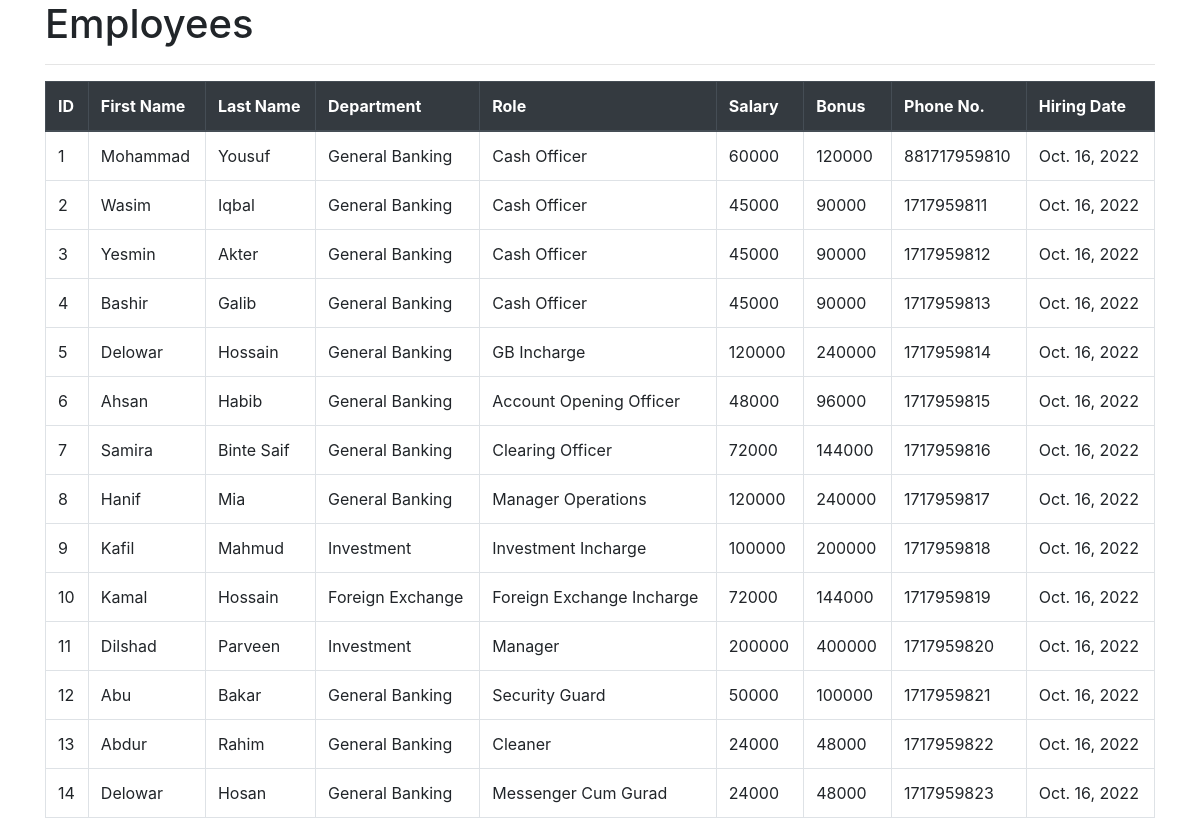
Screenshot of /employee with the database file from the repository.
### app_EMS/models.py (models this page shows, shortened)
class Employee(models.Model):
    first_name = models.CharField(max_length=100, null=False)
    last_name = models.CharField(max_length=100)
    dept = models.ForeignKey(Department, on_delete=models.CASCADE)
    salary = models.IntegerField(default=0)
    bonus = models.IntegerField(default=0)
    role = models.ForeignKey(Role, on_delete=models.CASCADE)
    phone = models.IntegerField(default=0)
    hire_date = models.DateField()

class Department(models.Model):
    name = models.CharField(max_length=122, null=False)
    location = models.CharField(max_length=100)
    def __str__(self):
        return self.name

class Role(models.Model):
    name = models.CharField(max_length=100, null=False)
    def __str__(self):
        return self.name

### app_EMS/views.py (the view)
# urls.py: path("employee", views.employee, name="employee"),
def employee(request):
    emps = Employee.objects.all()
    context = {"emps": emps}
    return render(request, "employee.html", context)

### templates/employee.html (shortened to what this page needs)
<!doctype html>
<html lang="en">
<head>
    <link rel="stylesheet" href="https://cdn.jsdelivr.net/npm/bootstrap@4.4.1/dist/css/bootstrap.min.css"
>
</head>
<body>
    <div class="container">
        <h1>Employees</h1>
        <hr>
        <table class="table table-bordered">
            <thead class="thead-dark">
                <tr>
                    <th scope="col">ID</th>
                    <th scope="col">First Name</th>
                    <th scope="col">Last Name</th>
                    <th scope="col">Department</th>
                    <th scope="col">Role</th>
                    <th scope="col">Salary</th>
                    <th scope="col">Bonus</th>
                    <th scope="col">Phone No.</th>
                    <th scope="col">Hiring Date</th>
                </tr>
            </thead>
            <tbody>
                {% for emp in emps%}
                <tr>
                    <td>{{emp.id}}</td>
                    <td>{{emp.first_name}}</td>
                    <td>{{emp.last_name}}</td>
                    <td>{{emp.dept}}</td>
                    <td>{{emp.role}}</td>
                    <td>{{emp.salary}}</td>
                    <td>{{emp.bonus}}</td>
                    <td>{{emp.phone}}</td>
                    <td>{{emp.hire_date}}</td>
                </tr>
                {% endfor %}
            </tbody>
        </table>
    </div>
</body>
</html>

### rows the page displays
Employee: id "1", first_name "Mohammad", last_name "Yousuf", dept "General Banking", role "Cash Officer", salary "60000", bonus "120000", phone "881717959810", hire_date "Oct. 16, 2022"
Employee: id "2", first_name "Wasim", last_name "Iqbal", dept "General Banking", role "Cash Officer", salary "45000", bonus "90000", phone "1717959811", hire_date "Oct. 16, 2022"
Employee: id "3", first_name "Yesmin", last_name "Akter", dept "General Banking", role "Cash Officer", salary "45000", bonus "90000", phone "1717959812", hire_date "Oct. 16, 2022"
Employee: id "4", first_name "Bashir", last_name "Galib", dept "General Banking", role "Cash Officer", salary "45000", bonus "90000", phone "1717959813", hire_date "Oct. 16, 2022"
Employee: id "5", first_name "Delowar", last_name "Hossain", dept "General Banking", role "GB Incharge", salary "120000", bonus "240000", phone "1717959814", hire_date "Oct. 16, 2022"
Employee: id "6", first_name "Ahsan", last_name "Habib", dept "General Banking", role "Account Opening Officer", salary "48000", bonus "96000", phone "1717959815", hire_date "Oct. 16, 2022"
Employee: id "7", first_name "Samira", last_name "Binte Saif", dept "General Banking", role "Clearing Officer", salary "72000", bonus "144000", phone "1717959816", hire_date "Oct. 16, 2022"
Employee: id "8", first_name "Hanif", last_name "Mia", dept "General Banking", role "Manager Operations", salary "120000", bonus "240000", phone "1717959817", hire_date "Oct. 16, 2022"
Employee: id "9", first_name "Kafil", last_name "Mahmud", dept "Investment", role "Investment Incharge", salary "100000", bonus "200000", phone "1717959818", hire_date "Oct. 16, 2022"
Employee: id "10", first_name "Kamal", last_name "Hossain", dept "Foreign Exchange", role "Foreign Exchange Incharge", salary "72000", bonus "144000", phone "1717959819", hire_date "Oct. 16, 2022"
Employee: id "11", first_name "Dilshad", last_name "Parveen", dept "Investment", role "Manager", salary "200000", bonus "400000", phone "1717959820", hire_date "Oct. 16, 2022"
Employee: id "12", first_name "Abu", last_name "Bakar", dept "General Banking", role "Security Guard", salary "50000", bonus "100000", phone "1717959821", hire_date "Oct. 16, 2022"
Employee: id "13", first_name "Abdur", last_name "Rahim", dept "General Banking", role "Cleaner", salary "24000", bonus "48000", phone "1717959822", hire_date "Oct. 16, 2022"
Employee: id "14", first_name "Delowar", last_name "Hosan", dept "General Banking", role "Messenger Cum Gurad", salary "24000", bonus "48000", phone "1717959823", hire_date "Oct. 16, 2022"
